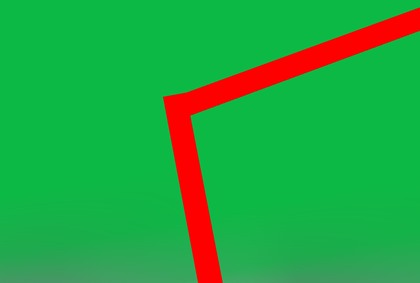
%> input picture Corner.png, 420 x 283 px, shrunk from 1572 x 1060 before the run
$ octave houghtest.m   (GNU Octave 9; MATLAB toolbox functions it lacks are replaced by stand-ins)
%> lines starting %> are read from the running program, lines starting %| are printed output that depends on the picture; in (x1, y1, x2, y2) boxes, pixels count from 0 and x2, y2 are one past the last pixel; in counts of white or black regions, pixels touching at a corner belong together; the program's own positions count from 1
clear;
clc;
close all;

pic = imread("Corner.png");
%> pic is the input picture: size 283x420x3 uint8; mean R, G, B 38.9, 165.8, 66.1

BW = edge(pic(:,:,1),'Sobel');
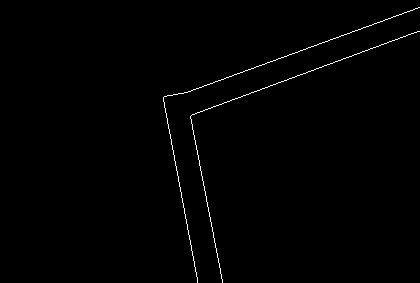
%> BW: size 283x420 logical; 0.71% white in thin lines or dots, all inside (x1, y1, x2, y2) = (163, 7, 420, 283)
% BW = pic(:,:,1);
% imshow(BW)

[H,theta,rho] = hough(BW);
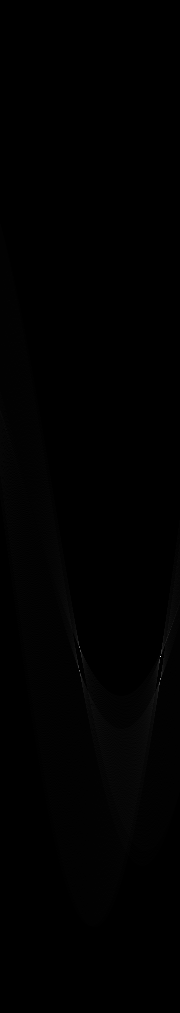
%> H: size 1013x180 double; min 0, max 233, mean 0.8
%> theta = 180 values from -90 to 89; rho = 1013 values from -506 to 506

figure
imshow(imadjust(rescale(H)),[],...
       'XData',theta,...
       'YData',rho,...
       'InitialMagnification','fit');
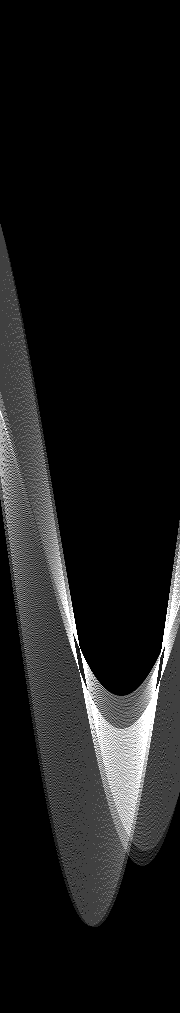
%> displayed picture: size 1013x180, on the screen's scale of 0 to 255; min 0, max 255, mean 24.9
xlabel('\theta (degrees)')
ylabel('\rho')
axis on
axis normal
hold on
colormap(gca,hot)

P = houghpeaks(H,20,'threshold',ceil(0.01*max(H(:))),'NHoodsize',[1 1]);
%> P = 20 rows, first 12: [657 161; 679 161; 671 80; 648 80; 680 161; 647 80; 651 81; 652 81; 684 160; 683 160; 685 160; 653 162]
x = theta(P(:,2));
%> x = 20 values, max 71 at index 12, min -12 at index 13, mean 33.5
y = rho(P(:,1));
%> y = 20 values, max 178 at index 11, min 140 at index 6, mean 158.9
plot(x,y,'s','color','green');
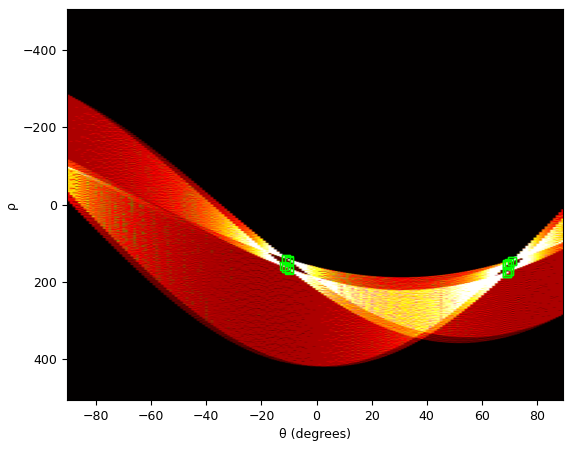
%> figure redrawn from the program's plot data
hold off

lines = houghlines(BW,theta,rho,P,'FillGap',50,'MinLength',20);
%> lines = 23 lines; longest, point1 to point2 (x, y): (419, 8) to (164, 101), (418, 32) to (168, 123), (379, 47) to (168, 124), (186, 93) to (223, 283), (187, 93) to (223, 280), (164, 98) to (198, 278)

hold off
figure
imshow(BW)
impixelinfo
hold on
max_len = 0;
v = [];
perp = [];
for k = 1:length(lines)
   xy = [lines(k).point1; lines(k).point2];
   plot(xy(:,1),xy(:,2),'LineWidth',2,'Color','green');

   % Plot beginnings and ends of lines
   plot(xy(1,1),xy(1,2),'x','LineWidth',2,'Color','yellow');
   plot(xy(2,1),xy(2,2),'x','LineWidth',2,'Color','red');

   % Determine the endpoints of the longest line segment
   len = norm(lines(k).point1 - lines(k).point2);
   if ( len > max_len)
      max_len = len;
      xy_long = xy;
   end
   v(k,:) = [lines(k).point2-lines(k).point1, 0, lines(k).theta];
end
%> this loop made 23 passes
%> (len, max_len, xy_long) on pass 1: (271.4, 271.4, [419 8; 164 101])
%> (xy, len) on passes 2 to 7: ([418 32; 168 123], 266), ([186 93; 223 283], 193.6), ([164 98; 198 278], 183.2), ([379 47; 168 124], 224.6), ([168 124; 198 283], 161.8), ([164 98; 188 230], 134.2)
%> after the loop, v = 23 rows, first 8: [-255 93 0 70; -250 91 0 70; 37 190 0 -11; 34 180 0 -11; -211 77 0 70; 30 159 0 -11; 24 132 0 -10; 21 116 0 -10]
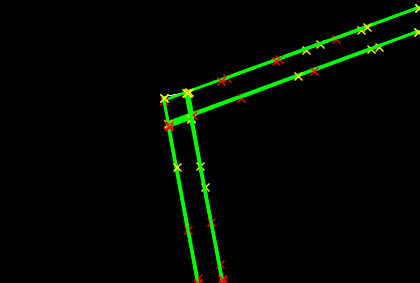
%> figure redrawn from the program's plot data

thetas = unique(v(:,4));
%> thetas = [-12; -11; -10; 69; 70; 71]
for ii = 1:length(v)-1
    for jj = ii+1:length(v)
        perp = [perp; dot(v(ii,1:3),v(jj,1:3))/(norm(v(ii,1:3))*norm(v(jj,1:3))) ];
    end
end
%> this loop made 22 passes
%> after the loop, perp = 253 values, max 1 at index 165, min 0.138 at index 221, mean 0.572
